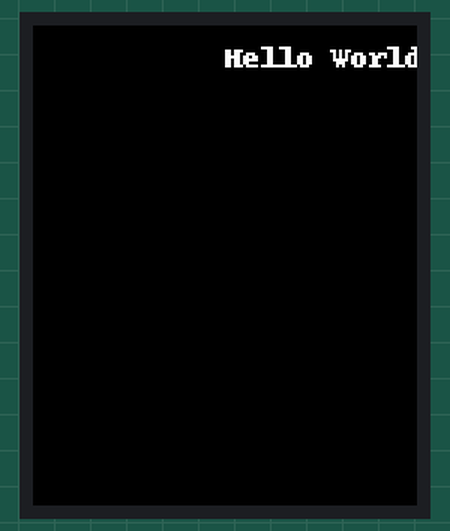
Simulated run of this program. Board: Raspberry Pi (BCM pin numbers). Parts: 128×160 colour display.

Above: at 0.13 s.
At 0.86 s:
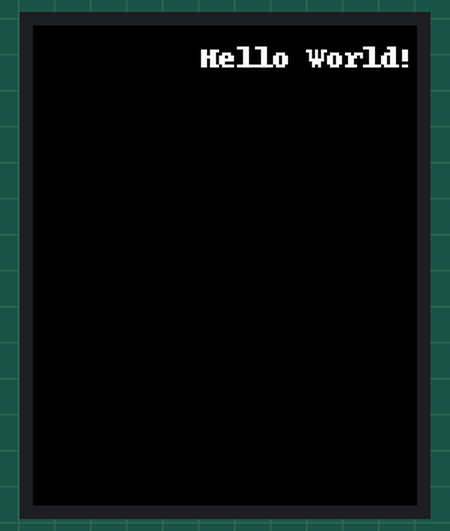
At 1.69 s:
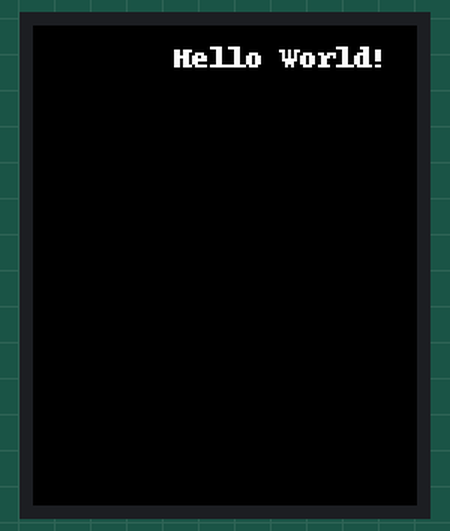
At 3.35 s:
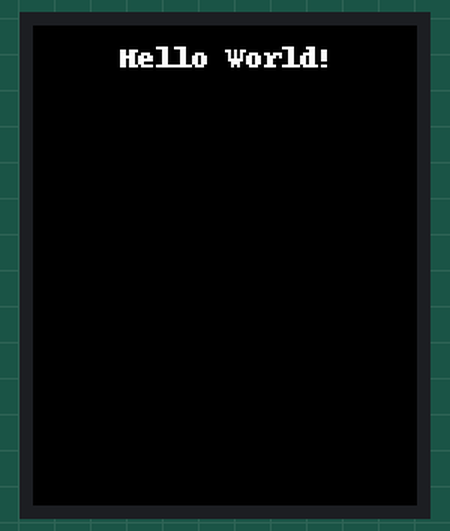
At 4.91 s:
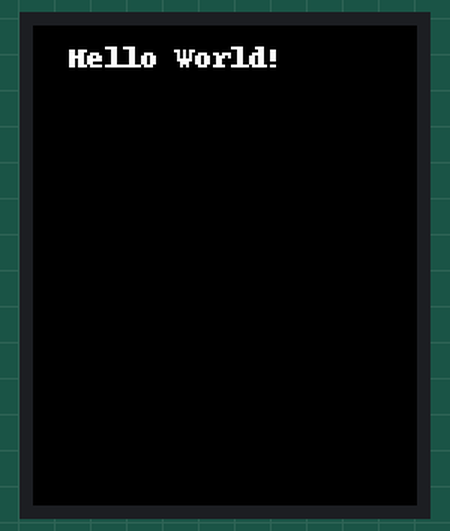
At 6.56 s:
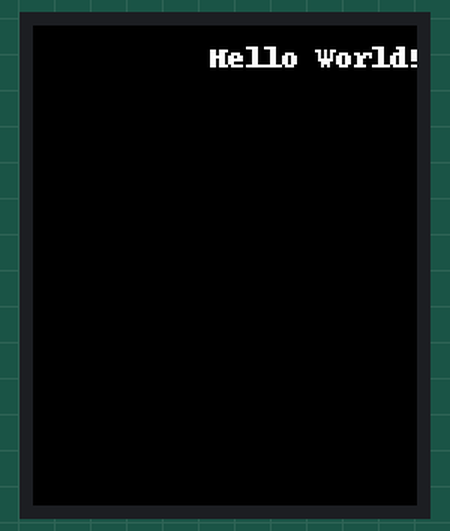

Measured:
- by itself, everything shown: repeats every 6.0 s, in 65 steps

The program:

hello-st7735.py
```python
#!/usr/bin/env python3

import time

from PIL import Image
from PIL import ImageDraw
from PIL import ImageFont

import ST7735

disp = ST7735.ST7735(port=0, cs=0, dc=24, backlight=None, rst=25, width=128, height=160, rotation=0, invert=False)

WIDTH = disp.width
HEIGHT = disp.height

# Load default font.
font = ImageFont.load_default()

posx = 0
while True:
    posx = posx - 1 if posx > 0 else 64
    # Write some text
    img = Image.new('RGB', (WIDTH, HEIGHT))
    draw = ImageDraw.Draw(img)
    draw.text((posx, 5), "Hello World!", font=font, fill=(255, 255, 255))

    # Write buffer to display hardware, must be called to make things visible on the
    # display!
    disp.display(img)
    time.sleep(0.005)
```
